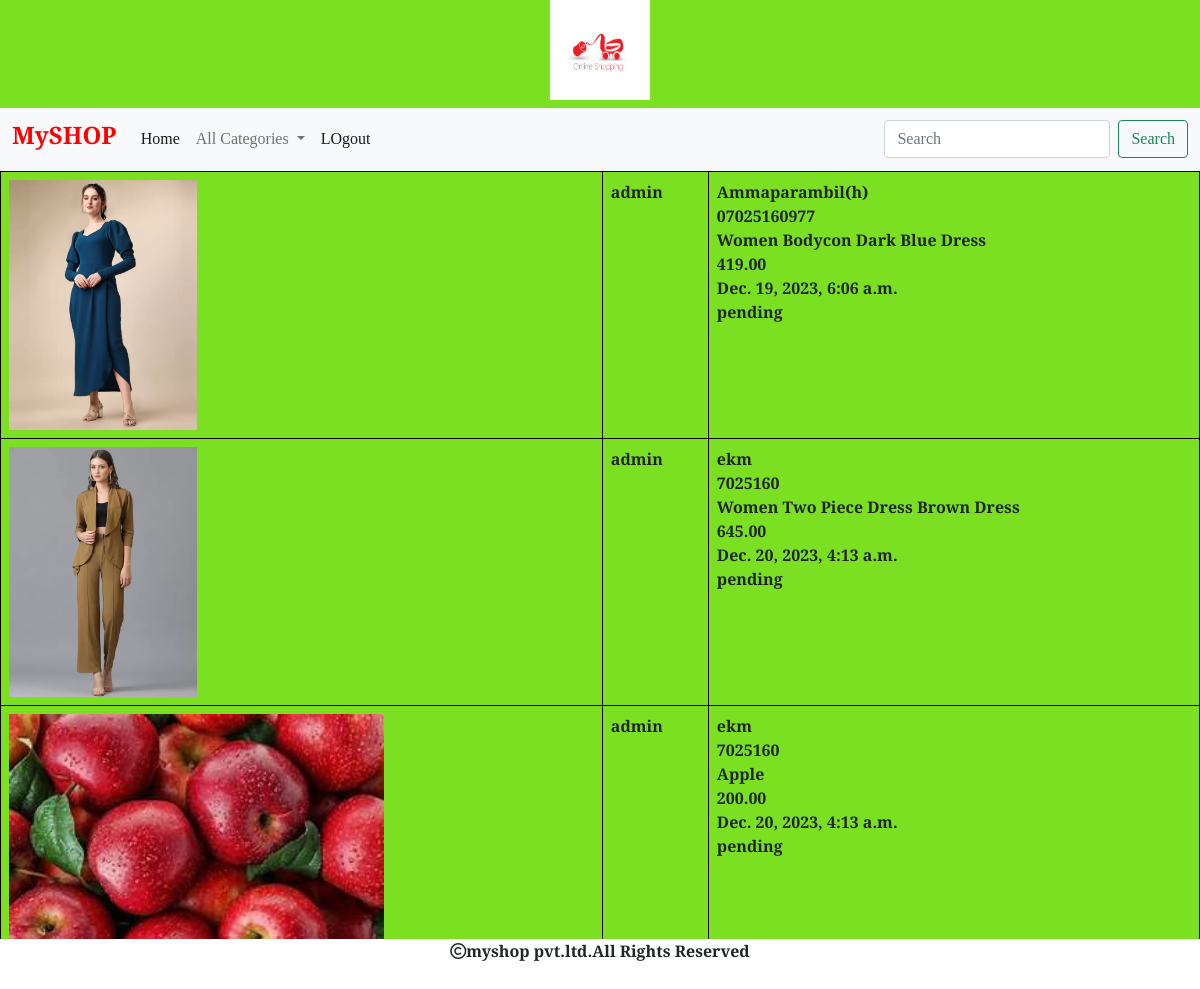
/cart/orderview (signed in), run on the app's committed database.
### cart/models.py (models this page shows, shortened)
class Order(models.Model):
    product=models.ForeignKey(Product,on_delete=models.CASCADE)
    user=models.ForeignKey(User,on_delete=models.CASCADE)
    no_of_items=models.IntegerField()
    address=models.TextField()
    phone=models.CharField(max_length=30)
    order_status=models.CharField(max_length=30,default="pending")
    delivery_status=models.CharField(max_length=30,default="pending")
    date_ordered=models.DateTimeField(auto_now_add=True)

### shop/models.py (models this page shows)
class Product(models.Model):
    name=models.CharField(max_length=200)
    desc=models.TextField()
    img=models.ImageField(upload_to='shop/products',blank=True,null=True)
    price=models.DecimalField(max_digits=10,decimal_places=2)
    category=models.ForeignKey(Category,on_delete=models.CASCADE)
    stock=models.IntegerField()
    available=models.BooleanField(default=True)
    created=models.DateTimeField(auto_now_add=True)
    updated=models.DateTimeField(auto_now=True)
    def __str__(self):
        return self.name

### cart/views.py (the view)
# urls.py: path('orderview',views.orderview,name="orderview"),
def orderview(request):
    u = request.user
    c= Order.objects.filter(user=u)
    return render(request,'orderview.html',{'c':c})

### cart/context_processors.py (called while the page is built)
def productcount(request):
    item_count=0
    if request.user.is_authenticated:
        u=request.user
        try:
            cart=Cart.objects.filter(user=u)
            for i in cart:
                item_count=item_count+i.quantity
        except:
             item_count=0
    return {'count':item_count}

### shop/context_processors.py (called while the page is built)
def menu_links(request):
    c=Category.objects.all()
    return {'links':c}

### templates/orderview.html
{% extends 'base.html' %}
{% load static %}
{% block content %}
<table class="table table-bordered">
    {% for i in c %}
    <tr>
        <td><img src="{{i.product.img.url}}" style="height:250px;"> </td>
        <td class="fw-bold">{{i.user.username}}</td>
        <td class="fw-bold">{{i.address}}<br>
            {{i.phone}}<br>
            {{i.product}}<br>
            <b>{{i.product.price}}</b><br>
            {{i.date_ordered}}<br>
            {{i.delivery_status}}
        </td>
    </tr>
    {% endfor %}
</table>
{% endblock %}

### templates/base.html (shortened to what this page needs)
<!DOCTYPE html>
{% load static %}
<html lang="en">
<head>
    <link href="https://cdn.jsdelivr.net/npm/bootstrap@5.0.2/dist/css/bootstrap.min.css" rel="stylesheet">
    <link rel="stylesheet" href="{% static 'css/style.css' %}">
    <link rel="stylesheet" href="https://cdnjs.cloudflare.com/ajax/libs/font-awesome/6.5.1/css/all.min.css" />
</head>
<body>
<header>
<center><img src="{% static 'images/logo.jpg' %}" class="mb-2" height="100px" width="100px"></center>
<nav class="navbar navbar-expand-lg navbar-light bg-light">
  <div class="container-fluid">
      <a class="navbar-brand" href="#"><h4  STYLE="color:red">MySHOP</h4></a>
    <div class="collapse navbar-collapse" id="navbarSupportedContent">
      <ul class="navbar-nav me-auto mb-2 mb-lg-0">
        <li class="nav-item">
          <a class="nav-link active" aria-current="page" href="{% url 'shop:allcategories' %}">Home</a>
        </li>
        <li class="nav-item dropdown">
          <a class="nav-link dropdown-toggle" href="#" id="navbarDropdown" role="button" data-bs-toggle="dropdown" aria-expanded="false">
            All Categories
          </a>
        </li>
          {% if user.is_authenticated %}
        <li class="nav-item">
          <a class="nav-link active" aria-current="page" href="{% url 'shop:user_logout' %}">LOgout</a>
        </li>
          {% endif %}
      </ul>
      <form class="d-flex" method="POST" action="{% url 'search:search' %}">
          <input class="form-control me-2" type="search" name="q" placeholder="Search" aria-label="Search">
        <button class="btn btn-outline-success" type="submit">Search</button>
      </form>
    </div>
  </div>
</nav>
</header>
{% block content %}
{% endblock %}
<footer>
<div class="footer">
    <p>  <i class="fa-regular fa-copyright"></i>myshop pvt.ltd.All Rights Reserved</p>
</div>
</footer>
</body>
</html>

### static/css/style.css (style rules this page uses)
body { background-color:#7be022; font-family: 'Crimson Text', serif; }
.footer { height:50px; width:100%; background-color:white; position:fixed; left:0; bottom:0; text-align:center; font-weight:bold; }
h4 { font-color:red; font-weight:bold; }
.table-bordered { border-color:black; }

### data on the page
Order: product.img (picture), user.username "admin", address "Ammaparambil(h)", phone "07025160977", product "Women Bodycon Dark Blue Dress", product.price "419.00", date_ordered "Dec. 19, 2023, 6:06 a.m.", delivery_status "pending"
Order: product.img (picture), user.username "admin", address "ekm", phone "7025160", product "Women Two Piece Dress Brown Dress", product.price "645.00", date_ordered "Dec. 20, 2023, 4:13 a.m.", delivery_status "pending"
Order: product.img (picture), user.username "admin", address "ekm", phone "7025160", product "Apple", product.price "200.00", date_ordered "Dec. 20, 2023, 4:13 a.m.", delivery_status "pending"
